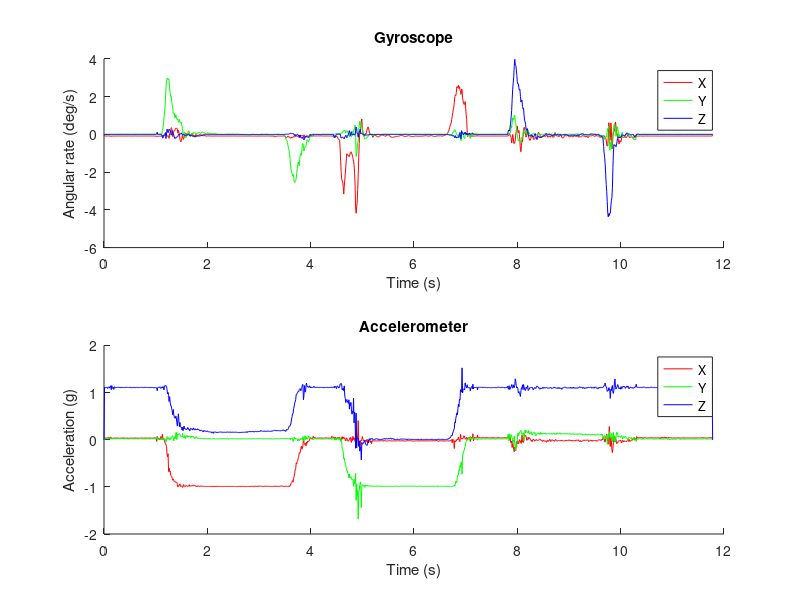

Reproduce this figure in MATLAB. (Note: this script raises an error after producing the figure.)
clear all
close all

data = csvread('data_a_g.csv')

Accelerometer = data(:, 1:3);
Gyroscope = data(:, 4:6);
Gyroscope = Gyroscope * (pi/180)

taxa = 0.01;

time = 0:taxa:(length(data)-1)*taxa;

addpath('quaternion_library');

figure('Name', 'Sensor Data');
axis(1) = subplot(2,1,1);
hold on;
plot(time, Gyroscope(:,1), 'r');
plot(time, Gyroscope(:,2), 'g');
plot(time, Gyroscope(:,3), 'b');
legend('X', 'Y', 'Z');
xlabel('Time (s)');
ylabel('Angular rate (deg/s)');
title('Gyroscope');
hold off;
axis(2) = subplot(2,1,2);
hold on;
plot(time, Accelerometer(:,1), 'r');
plot(time, Accelerometer(:,2), 'g');
plot(time, Accelerometer(:,3), 'b');
legend('X', 'Y', 'Z');
xlabel('Time (s)');
ylabel('Acceleration (g)');
title('Accelerometer');
hold off;
linkaxes(axis, 'x');

AHRS = MadgwickAHRS('SamplePeriod', 1/256, 'Beta', 0.1);

quaternion = zeros(length(time), 4);
for t = 1:length(time)
    AHRS.UpdateIMU(Gyroscope(t,:) * (pi/180), Accelerometer(t,:));
    quaternion(t, :) = AHRS.Quaternion;
end

euler = quatern2euler(quaternConj(quaternion)) * (180/pi);

figure('Name', 'Euler Angles');
hold on;
plot(time, euler(:,1), 'r');
plot(time, euler(:,2), 'g');
plot(time, euler(:,3), 'b');
title('Euler angles');
xlabel('Time (s)');
ylabel('Angle (deg)');
legend('\phi', '\theta', '\psi');
hold off;
